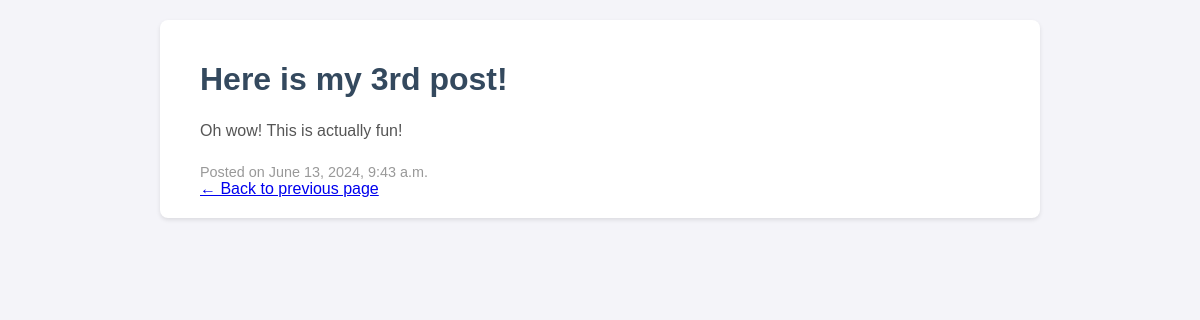
Page /playground/third-post on the committed database.
### playground/models.py (models this page shows, shortened)
class Post(models.Model):
    title = models.CharField(max_length=100)
    content = models.TextField()
    slug = models.SlugField()
    created_at = models.DateTimeField(auto_now_add=True)

### playground/views.py (the view)
# urls.py: path('<slug:slug>', views.show_my_post, name="post_detail"),
def show_my_post(request, slug):
    post = Post.objects.get(slug=slug)
    return render(request, 'post_detail.html', {'post': post})

### playground/templates/post_detail.html (shortened to what this page needs)
<!DOCTYPE html>
<html lang="en">
<head>
</head>
<body>
    <div class="container">
        <h1>{{ post.title }}</h1>
        <div class="content">{{ post.content }}</div>
        <div class="created_at">Posted on {{ post.created_at|date:"F j, Y, g:i a" }}</div>
        <a href="{% url 'playground:posts_list' %}" >← Back to previous page</a>
    </div>
</body>
</html>

### playground/templates/post_detail.html (style rules this page uses)
body { font-family: Arial, sans-serif; background-color: #f4f4f9; margin: 0; padding: 0; display: flex; justify-content: center; align-items: flex-start; min-height: 100vh; color: #333; }
.container { width: 80%; max-width: 800px; margin: 20px; background-color: #fff; padding: 20px 40px; border-radius: 8px; box-shadow: 0 2px 4px rgba(0,0,0,0.1); }
h1 { color: #34495e; margin-bottom: 20px; }
.content { color: #555; line-height: 1.6; margin-bottom: 20px; }
.created_at { color: #999; font-size: 0.9em; }

### rows in the picture
Post: title "Here is my 3rd post!", content "Oh wow! This is actually fun!", created_at "June 13, 2024, 9:43 a.m."
